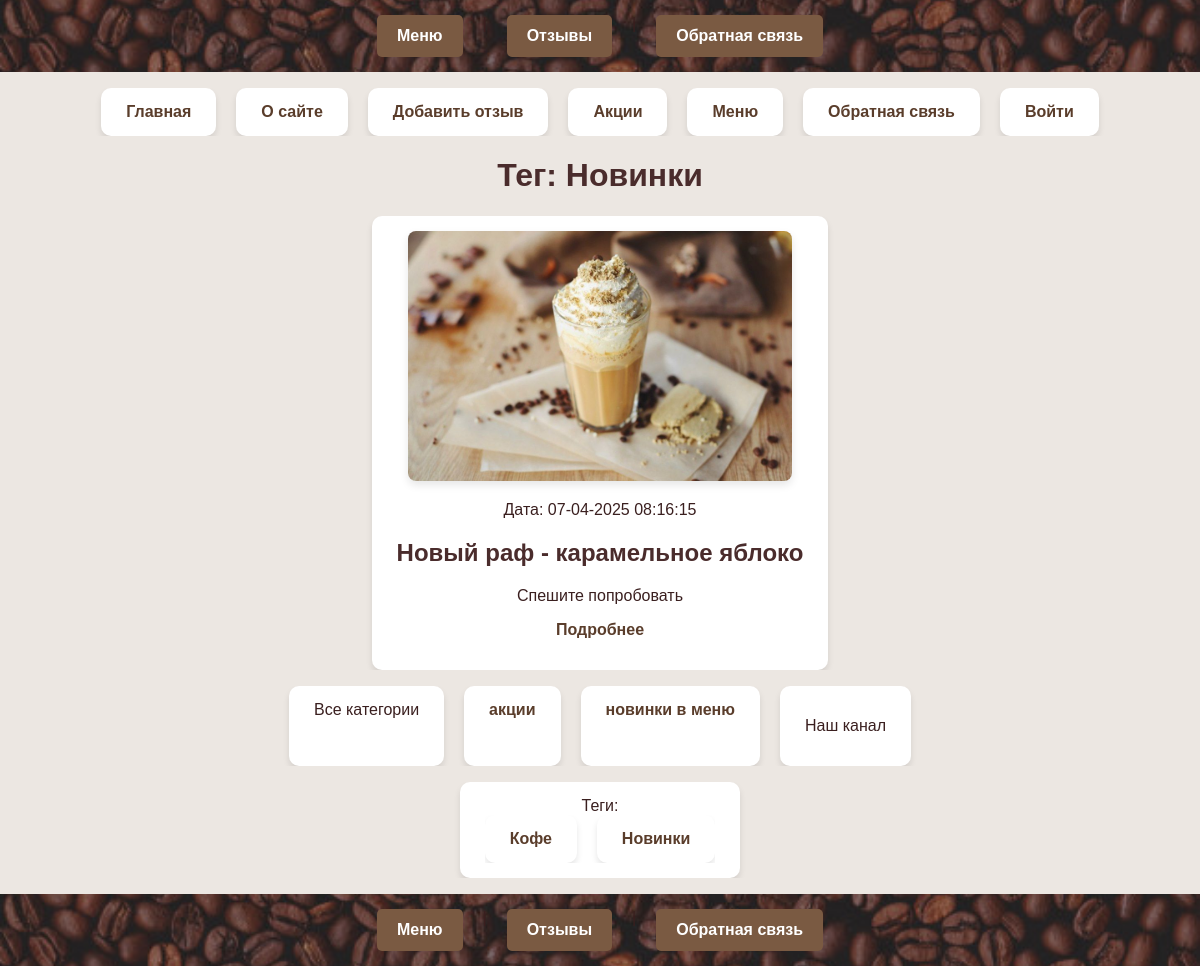
The app's page /tag/new/ with its own data.
### menu/models.py (models this page shows, shortened)
class Menu(models.Model):
    class Status(models.IntegerChoices):
        DRAFT = 0, 'Черновик'
        PUBLISHED = 1, 'Опубликовано'
    title = models.CharField(max_length=255)
    slug = models.SlugField(max_length=255, db_index=True, unique=True)
    content = models.TextField(blank=True)
    time_create = models.DateTimeField(auto_now_add=True)
    time_update = models.DateTimeField(auto_now=True)
    is_published = models.IntegerField(choices=Status.choices, default=Status.DRAFT)
    cat = models.ForeignKey('Category',on_delete=models.CASCADE, related_name='posts')
    tags = models.ManyToManyField('TagPost', blank=True,
                                  related_name='tags')
    days_count = models.PositiveIntegerField(blank=True,default=0)
    objects = models.Manager()
    published = PublishedManager()
    class Meta:
        ordering = ['-time_create']
        indexes = [models.Index(fields=['-time_create'])]
    def get_absolute_url(self):
        return reverse('post', kwargs={'post_slug': self.slug})

class MenuGalleryCover(models.Model):
    menu = models.OneToOneField(Menu,on_delete=models.SET_NULL, null=True, blank=True, related_name='cover')
    image = models.ImageField(upload_to='menu/news_covers/')
    caption = models.CharField(max_length=255, blank=True)

class Category(models.Model):
        name = models.CharField(max_length=100,
                                db_index=True)
        slug = models.SlugField(max_length=255,
                                unique=True, db_index=True)
        def get_absolute_url(self):
            return reverse('category', kwargs={'cat_slug': self.slug})

class TagPost(models.Model):
    tag = models.CharField(max_length=100,
                           db_index=True)
    slug = models.SlugField(max_length=255,
                            unique=True, db_index=True)
    def get_absolute_url(self):
        return reverse('tag', kwargs={'tag_slug':
                                          self.slug})

### menu/views.py (the view)
# urls.py: path('tag/<slug:tag_slug>/', views.show_tag_postlist, name='tag'),
def show_tag_postlist(request, tag_slug):
    tag = get_object_or_404(TagPost, slug=tag_slug)
    posts = tag.tags.filter(is_published=Menu.Status.PUBLISHED)
    data = {
    'title': f'Тег: {tag.tag}',
    'menu1': menu1,
    'posts': posts,
    'cat_selected': None,
    }
    return render(request, 'menu/index.html', context=data)

### menu/templatetags/catalog_tags.py (called while the page is built)
@register.inclusion_tag('menu/includes/menu_categoryes.html')
def show_categories(cat_selected_id=0):
    cats = Category.objects.annotate(total=Count("posts")).filter(total__gt=0)
    return {"cats": cats, "cat_selected":
        cat_selected_id}

### menu/templatetags/menu_tags.py (called while the page is built)
@register.simple_tag()
def get_categories():
    return Category.objects.all()

@register.inclusion_tag('menu/list_tags.html')
def show_all_tags():
    return {"tags":TagPost.objects.annotate(total=Count("tags")).filter(total__gt=0)}

### menu/templates/menu/index.html (shortened to what this page needs)
{% extends 'base.html' %}
{% block content %}
{% load menu_tags %}
{% load catalog_tags %}
{% get_categories as categories %}
<h1>{{ title }}</h1>
<ul class="news-list">
    {% for p in posts %}
    <li class="news-item">
        {% if p.cover and p.cover.image %}
        <div class="news-cover">
            <a href="{{ p.get_absolute_url }}">
                <img src="{{ p.cover.image.url }}" alt="{{ p.cover.caption }}" class="cover-preview">
            </a>
        </div>
        {% endif %}
        <div class="article-panel">
            <p class="last">Дата: {{ p.time_update|date:"d-m-Y H:i:s" }}</p>
        </div>
        <h2>{{ p.title }}</h2>
        <p>
            {% autoescape off %}
                {{ p.content|linebreaks|truncatewords:50 }}
            {% endautoescape %}
        </p>
        <p class="link-readpost"><a href="{{ p.get_absolute_url }}">Подробнее</a></p>
    </li>
    {% endfor %}
</ul>
<td valign="top" class="left-chapters">
    <ul id="leftchapters">
        {% if cat_selected == 0 or cat_selected is None %}
        <li class="selected">Все категории</li>
        {% else %}
        <li><a href="{% url 'home' %}">Все категории</a></li>
        {% endif %}
        {% show_categories cat_selected %}
        <li class="share">
            <p>Наш канал</p>
        </li>
    </ul>
    <ul>
        <li>{% show_all_tags %}</li>
    </ul>
</td>
{% endblock %}

### menu/templates/menu/includes/menu_categoryes.html
{% for cat in cats %}
 {% if cat.id == cat_selected %}
 <li
class="selected">{{cat.name}}</li>
 {% else %}
 <li><a href="{{ cat.get_absolute_url}}">{{cat.name}}</a></li>
 {% endif %}
{% endfor %}

### menu/templates/menu/list_tags.html
{% if tags %}
    Теги:
    <ul class="tags-list">
        {% for t in tags %}
        <li><a
                href="{{t.get_absolute_url}}">{{t.tag}}</a></li>
        {% endfor %}
    </ul>
    {% endif %}

### menu/static/menu/css/styles.css (style rules this page uses)
body { font-family: 'Arial', sans-serif; background-color: #ece7e2; color: #3a1f1f; margin: 0; padding: 0; }
h1, h2 { color: #4a2c2c; text-align: center; }
ul { list-style-type: none; padding: 0; display: flex; flex-wrap: wrap; justify-content: center; gap: 20px; overflow-x: hidden; }
li { background: #fff; padding: 15px 25px; border-radius: 10px; box-shadow: 0px 4px 6px rgba(0, 0, 0, 0.1); flex: 0 1 auto; text-align: center; }
a { color: #5a3d2b; text-decoration: none; font-weight: bold; }
.news-cover { text-align: center; margin-bottom: 10px; }
.cover-preview { max-width: 100%; height: auto; max-height: 250px; object-fit: cover; border-radius: 8px; box-shadow: 0 4px 8px rgba(0, 0, 0, 0.1); transition: transform 0.3s ease, box-shadow 0.3s ease; }

### records on screen
Menu: cover.image (picture), time_update "07-04-2025 08:16:15", title "Новый раф - карамельное яблоко", content "Спешите попробовать"
Category: name "акции"
Category: name "новинки в меню"
TagPost: tag "Кофе"
TagPost: tag "Новинки"

### other values on screen
{{ m.title }} "О сайте" "Добавить отзыв" "Акции" "Меню" "Обратная связь" "Войти"
{{ title }} "Тег: Новинки"
